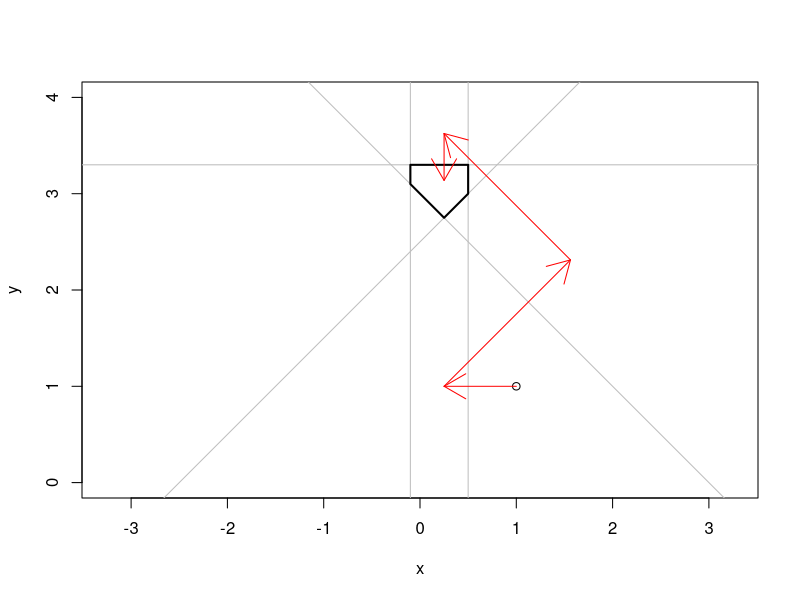
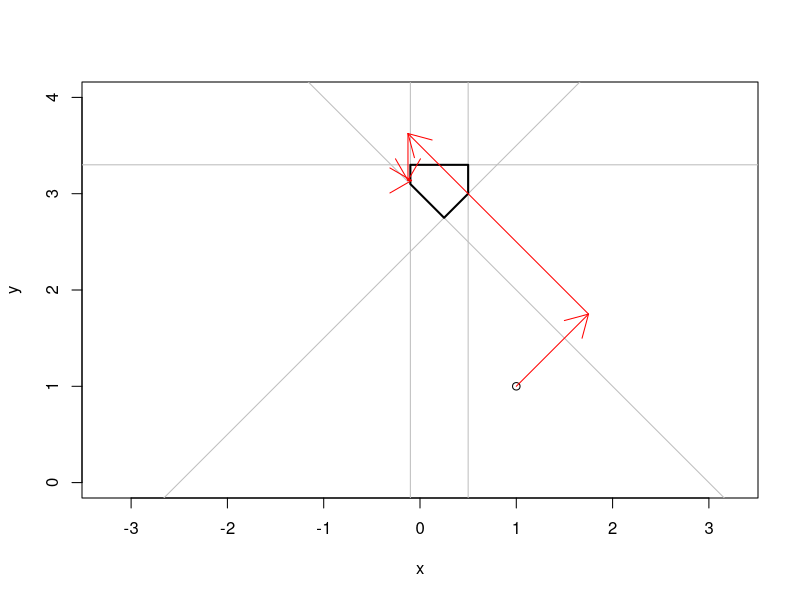
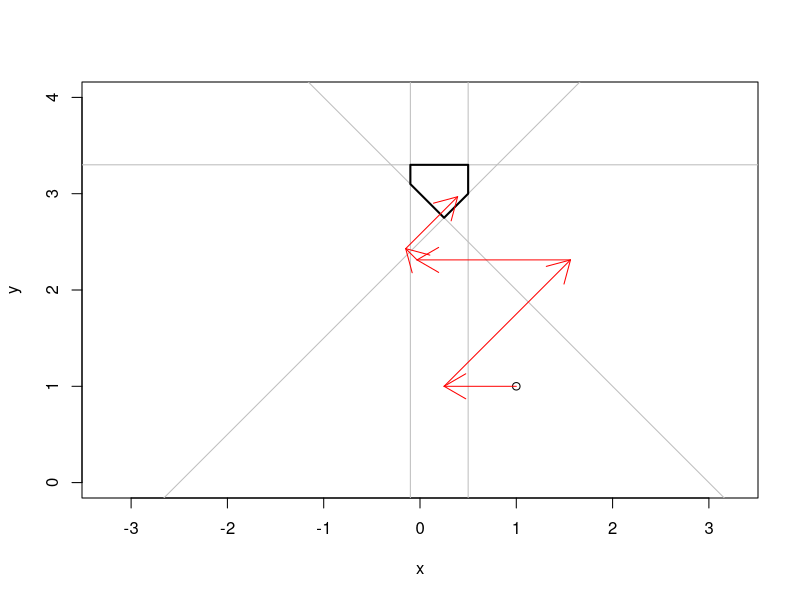

Source code (R) for these figures, in order:

drawrestr <- function() {
  R <- matrix(c(-1,-1,1,-1,1,0,-1,0,0,1),ncol=2,byrow=T)
  r <- matrix(c(-3,-2.5,0.5,0.1,3.3))
  # Intersections:
  poly_x <- c(-0.1, 0.5, 0.5, 0.25, -0.1)
  poly_y <- c( 3.3, 3.3, 3.0, 2.75, 3.1)
  rint <- r / R[,2]
  z <- c(1, 1)
  x <- z[1]
  y <- z[2]
  plot(x, y, xlim=c(-2,2), ylim=c(0,4), asp=1)
  P <- list()
  M <- list()
  for (i in 1:nrow(R)) {
    int <- rint[i,1]
    slope <- -R[i,1]/R[i,2]
    if (slope == Inf || slope == -Inf) abline(v=r[i]/R[i,1], col="gray")
    else abline(rint[i,1], -R[i,1]/R[i,2], col="gray")
  }
  polygon(poly_x, poly_y, lwd=2)
  
  
  pnext <- z
  restrs <- R %*% pnext - r
  count <- 0
  
  fixsample <- function(x, ...) x[sample.int(length(x), ...)]
  while (any(restrs > 0)) {
    count <- count + 1
    next_i <- fixsample(which(restrs > 0), 1)
    d <- (R[next_i,] %*% pnext - r[next_i]) / sum(R[next_i,]^2)
    vec <- 1.5 * -d * R[next_i,]
    arrows(pnext[1], pnext[2], pnext[1]+vec[1], pnext[2]+vec[2], col="red")
    pnext <- pnext + vec
    restrs <- R %*% pnext - r
  }
}

pdf("icv.pdf", onefile=T, width=5, height=5)
set.seed(123)
drawrestr()
set.seed(234)
drawrestr()
set.seed(348)
drawrestr()
dev.off()